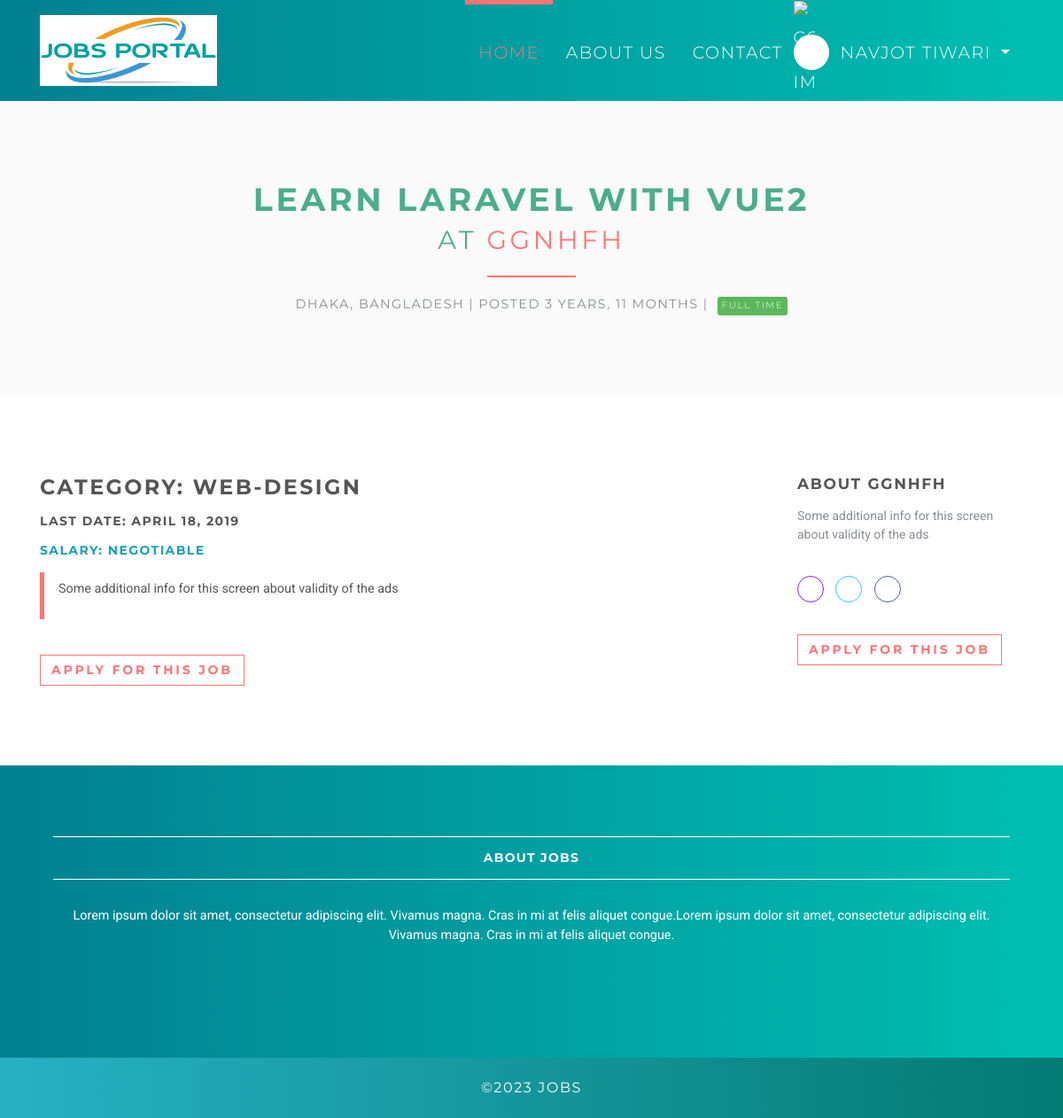
The app's page /jobs/1 (signed in) with its own data.
### accounts/models.py (models this page shows, shortened)
class User(AbstractUser):
    username = None
    role = models.CharField(max_length=12, error_messages={
        'required': "Role must be provided"
    })
    gender = models.CharField(max_length=10, blank=True, null=True, default="")
    email = models.EmailField(unique=True, blank=False,
                              error_messages={
                                  'unique': "A user with that email already exists.",
                              })
    USERNAME_FIELD = "email"
    REQUIRED_FIELDS = []
    objects = UserManager()

### jobsapp/models.py (models this page shows, shortened)
class Job(models.Model):
    user = models.ForeignKey(User, on_delete=models.CASCADE)
    title = models.CharField(max_length=300)
    description = models.TextField()
    location = models.CharField(max_length=150)
    type = models.CharField(choices=JOB_TYPE, max_length=10)
    category = models.CharField(max_length=100)
    last_date = models.DateTimeField()
    company_name = models.CharField(max_length=100)
    company_description = models.CharField(max_length=300)
    website = models.CharField(max_length=100, default="")
    created_at = models.DateTimeField(default=timezone.now)
    filled = models.BooleanField(default=False)

### jobsapp/views/home.py (the view)
# urls.py: path('jobs/<int:id>', JobDetailsView.as_view(), name='jobs-detail'),
class JobDetailsView(DetailView):
    model = Job
    template_name = 'jobs/details.html'
    context_object_name = 'job'
    pk_url_kwarg = 'id'
    def get_object(self, queryset=None):
        obj = super(JobDetailsView, self).get_object(queryset=queryset)
        if obj is None:
            raise Http404("Job doesn't exists")
        return obj
    def get(self, request, *args, **kwargs):
        try:
            self.object = self.get_object()
        except Http404:
            raise Http404("Job doesn't exists")
        context = self.get_context_data(object=self.object)
        return self.render_to_response(context)

### jobsapp/templatetags/is_already_applied.py (called while the page is built)
@register.simple_tag(name='is_already_applied')
def is_already_applied(job, user):
    applied = Applicant.objects.filter(job=job, user=user)
    if applied:
        return True
    else:
        return False

### templates/jobs/details.html (shortened to what this page needs)
{% extends 'base.html' %}
{% load static %}
{% load is_already_applied %}
{% block content %}
    <section class="bg-light-gray">
        <div class="container">
            <h1 class="headings">{{ job.title }}<br>
                <small>at <a href="#"> {{ job.company_name }}</a></small>
            </h1>
            <div class="job-detail-description"><i class="fa fa-map-marker job__location"> </i>
                {{ job.location }} | Posted {{ job.created_at|timesince }} |
                {% if job.type == '1' %}
                    <span class="badge featured-badge badge-success">Full time</span>
                {% elif job.type == '2' %}
                    <span class="badge featured-badge badge-primary">Part time</span>
                {% else %}
                    <span style="color: #ffffff;" class="badge featured-badge badge-warning">Internship</span>
                {% endif %}
            </div>
        </div>
    </section>
    <section>
        <div class="container">
            <div class="row">
                <div class="col-lg-8">
                    <h3>Category: {{ job.category }}</h3>
                    <h5>Last date: {{ job.last_date|date }}</h5>
                    <h5 class="text-info">Salary: Negotiable</h5>
                    <blockquote class="blockquote">
                        <p>{{ job.description }}</p>
                    </blockquote>
                    <div class="job-detail__apply-bottom">
                        {% if request.user.is_authenticated %}
                            {% is_already_applied job request.user as is_applied %}
                            {% if is_applied %}
                                <input type="button" class="btn btn-outline-white-primary" value="Already applied"/>
                            {% else %}
                                <form action="{% url 'jobs:apply-job' job.id %}" method="post">
                                    <input type="submit" class="btn btn-outline-white-primary"
                                           value="Apply for this job"/>
                                </form>
                            {% endif %}
                        {% endif %}
                    </div>
                </div>
                <div class="col-lg-1"></div>
                <div class="col-lg-3">
                    <h4>About {{ job.company_name }}</h4>
                    <p class="job-detail__company-description">{{ job.company_description }}</p>
                    <p class="job-detail__social social social--outline">
                        <a href="{{ job.website }}" data-toggle="tooltip" data-placement="top" title="Website"
                           class="link">
                            <i class="fa fa-link"></i>
                        </a>
                        <a href="#" data-toggle="tooltip" data-placement="top" title="Twitter" class="twitter">
                            <i class="fa fa-twitter"></i>
                        </a>
                        <a href="#" data-toggle="tooltip" data-placement="top" title="Facebook" class="facebook">
                            <i class="fa fa-facebook"></i>
                        </a>
                    </p>
                    <div class="job-detail__apply-top">
                        {% if is_applied %}
                            <input type="button" class="btn btn-outline-white-primary" value="Already applied"/>
                        {% else %}
                            <form action="{% url 'jobs:apply-job' job.id %}" method="post">
                                <input type="submit" class="btn btn-outline-white-primary" value="Apply for this job"/>
                            </form>
                        {% endif %}
                    </div>
                </div>
            </div>
        </div>
    </section>
{% endblock %}

### templates/base.html (shortened to what this page needs)
{% load static %}
<!DOCTYPE html>
<html>
<head>
    <link rel="stylesheet"
          href="{% static 'vendor/bootstrap/css/bootstrap.min.css' %}">
    <link rel="stylesheet"
          href="{% static 'vendor/font-awesome/css/font-awesome.min.css' %}">
    <link rel="stylesheet"
          href="{% static 'vendor/owl.carousel/assets/owl.carousel.css' %}">
    <link rel="stylesheet"
          href="{% static 'vendor/owl.carousel/assets/owl.theme.default.css' %}">
    <link rel="stylesheet" href="{% static 'css/style.default.css' %}"
          id="theme-stylesheet">
    <link rel="stylesheet" href="{% static 'css/custom.css' %}">
</head>
<body>
<header class="header">
    <nav class="navbar navbar-expand-lg">
        <div class="container">
            <a href="/" class="navbar-brand">
                <img src="{% static 'img/logos1.png' %}" alt="logo" class="d-none d-lg-block">
            </a>
            <div id="navbarSupportedContent" class="collapse navbar-collapse">
                <ul class="navbar-nav ml-auto">
                    <li class="nav-item active">
                        <a href="/" class="nav-link">Home <span class="sr-only">(current)</span></a>
                    </li>
                    <li class="nav-item">
                        <a href=" /aboutus" class="nav-link">About Us</a>
                    </li>
                    <li class="nav-item">
                        <a href="/contacts" class="nav-link">Contact</a>
                    </li>
                    {% if request.user.is_authenticated and request.user.role == 'employer' %}
                        <li class="nav-item dropdown">
                            <a id="clientZone" href="#" data-toggle="dropdown"
                               aria-haspopup="true" aria-expanded="false"
                               class="nav-link dropdown-toggle has-img mb-3 mb-lg-0 mt-3 mt-lg-0">
                                <div class="client-menu-image">
                                    <div class="inner">
                                        <img src="{% static 'img/company-1.png' %}"
                                             alt="company image"
                                             class="img-fluid">
                                    </div>
                                </div>
                                {% if request.user.role == 'employee' %}
                                    {{ request.user.first_name }} {{ request.user.last_name }}
                                {% else %}
                                    {{ request.user.first_name }}
                                {% endif %}
                            </a>
                            <div aria-labelledby="clientZone" class="dropdown-menu">
                                <a href="{% url 'jobs:employer-dashboard' %}" class="dropdown-item">Dashboard</a>
                                <a href="{% url 'jobs:employer-all-applicants' %}" class="dropdown-item">Applicants </a>
                                <a href="{% url 'jobs:employer-jobs-create' %}" class="dropdown-item">Post a new
                                    job </a>
                                <a href="{% url 'accounts:logout' %}" class="dropdown-item">Logout</a>
                            </div>
                        </li>
                    {% elif request.user.is_authenticated and request.user.role == 'employee' %}
                        <li class="nav-item dropdown">
                            <a id="clientZone" href="#" data-toggle="dropdown"
                               aria-haspopup="true" aria-expanded="false"
                               class="nav-link dropdown-toggle has-img mb-3 mb-lg-0 mt-3 mt-lg-0">
                                <div class="client-menu-image">
                                    <div class="inner">
                                        <img src="{% static 'img/company-1.png' %}"
                                             alt="company image"
                                             class="img-fluid">
                                    </div>
                                </div>
                                {% if request.user.role == 'employee' %}
                                    {{ request.user.first_name }} {{ request.user.last_name }}
                                {% else %}
                                    {{ request.user.first_name }}
                                {% endif %}
                            </a>
                        </li>
                    {% endif %}
                </ul>
            </div>
        </div>
    </nav>
</header>
<div>
    {% block content %} {% endblock %}
</div>
<footer class="footer">
    <div class="footer__block">
        <div class="container">
                <div class="col-lg-12 col-md-12  col-sm-6 mb-5 text-center">
                    <h4 class="h5">About Jobs</h4>
                    <p> Lorem ipsum dolor sit amet, consectetur adipiscing elit. Vivamus magna. Cras in mi at felis
                        aliquet congue.Lorem ipsum dolor sit amet, consectetur adipiscing elit. Vivamus magna. Cras in mi at felis
                        aliquet congue.</p>
                </div>
        </div>
    </div>
    <div class="footer__copyright">
        <div class="container">
                <div class="col-lg-12 col-md-12 col-sm-6 text-center">
                    <p>&copy;2023 Jobs</p>
                </div>
        </div>
    </div>
</footer>
</body>
</html>

### records on screen
User: user.first_name "NAVJOT", user.last_name "TIWARI"
Job: title "LEARN LARAVEL WITH VUE2", company_name "GGNHFH", location "DHAKA, BANGLADESH", created_at "3 YEARS, 11 MONTHS", category "WEB-DESIGN", last_date "APRIL 18, 2019", description "Some additional info for this screen about validity of the ads", company_description "Some additional info for this screen about validity of the ads"
